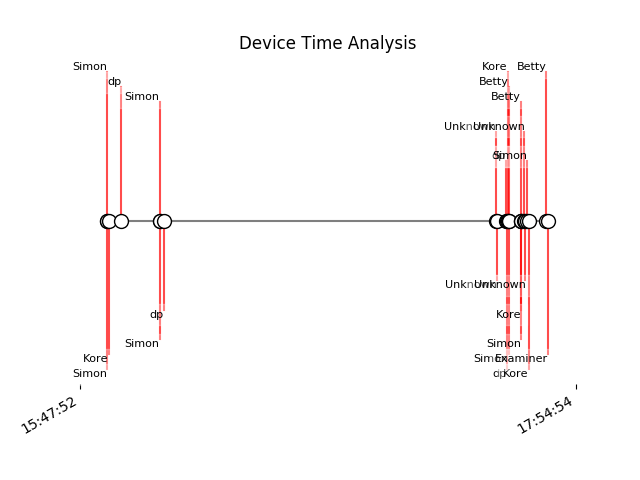

Python code for this plot:
#!/usr/bin/python

from collections import Counter, defaultdict, OrderedDict
import matplotlib
matplotlib.use('Agg')
import numpy as np
import matplotlib.pyplot as plt
import seaborn as sns
import sys
import pandas as pd
import scattertext as st
import spacy
import matplotlib.dates as mdates
from datetime import datetime
from wordcloud import WordCloud

names = ['Simon', 'Simon’, Kore App', 'dp-535302W5', 'Simon', 'Simon', 'dp-535302W5', 'Unknown', 'Unknown', 'dp-535302W5', 'dp-535302W5', 'Kore App', 'Simon', 'Betty', 'Simon', 'Betty', 'Kore App', 'Unknown', 'Unknown', 'Simon', 'Kore App', 'Betty', '2016d800001f']
dates = ['2017-07-16 17:14:43', '2017-07-16 17:14:43', '2017-07-16 17:18:49', '2017-07-16 17:57:44', '2017-07-16 19:59:12', '2017-07-16 19:59:12', '2017-07-16 20:11:46', '2017-07-17 13:41:26', '2017-07-17 13:44:48', '2017-07-17 14:13:37','2017-07-17 14:16:13', '2017-07-17 14:18:44', '2017-07-17 14:21:48', '2017-07-17 14:22:12', '2017-07-17 15:00:45', '2017-07-17 15:00:46', '2017-07-17 15:02:05', '2017-07-17 15:11:55','2017-07-17 15:15:21', '2017-07-17 15:20:50', '2017-07-17 15:25:21', '2017-07-17 16:21:35', '2017-07-17 16:27:57']

dates = [datetime.strptime(ii, "%Y-%m-%d %H:%M:%S") for ii in dates]

levels = np.array([-10, 10, -9, 9, -8, 8, -6, 6, -4, 4, -2, 2])
fig, ax = plt.subplots()

# Create the base line
start = min(dates)
stop = max(dates)
ax.plot((start, stop), (0, 0), 'k', alpha=.5)

# Iterate through releases annotating each one
for ii, (iname, idate) in enumerate(zip(names, dates)):
    level = levels[ii % 10]
    vert = 'top' if level < 0 else 'bottom'
    ax.scatter(idate, 0, s=100, facecolor='w', edgecolor='k', zorder=9999)
    # Plot a line up to the text
    ax.plot((idate, idate), (0, level), c='r', alpha=.7)
    # Give the text a faint background and align it properly
    ax.text(idate, level, iname, horizontalalignment='right', verticalalignment=vert, fontsize=8, backgroundcolor=(1., 1., 1., .3))

ax.set(title="Device Time Analysis")
# Set the xticks formatting
# format xaxis with 3 month intervals
ax.get_xaxis().set_major_locator(mdates.MonthLocator(interval=3))
ax.get_xaxis().set_major_formatter(mdates.DateFormatter("%H:%M:%S"))
fig.autofmt_xdate()

# Remove components for a cleaner look
plt.setp((ax.get_yticklabels() + ax.get_yticklines() +
                    list(ax.spines.values())), visible=False)
plt.savefig('timeline.png')
